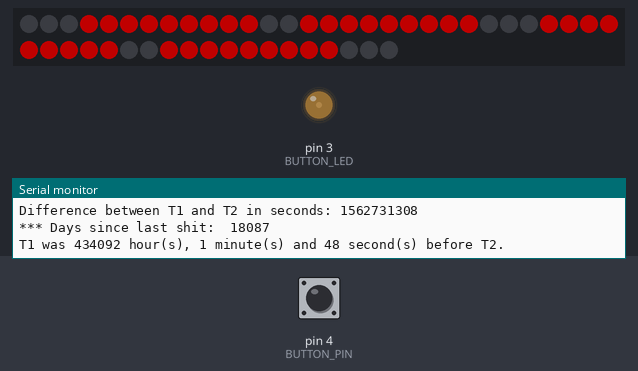
Bench run of a program on a simulated Arduino Nano, built with avr-gcc and run on an emulated ATmega328P. Parts: 49 RGB LEDs in strip order, left to right, continuing on the next row, output pins drawn as LEDs (lit = HIGH), the last lines printed to the serial monitor. Inputs (shaded band) come from the test bench; at power-on: pin 4 (BUTTON_PIN) HIGH. Dim RGB values are drawn brighter than linear; the local clock reads 2024-03-15 10:24:30 at power-on unless the program sets it; EEPROM starts erased.

Above: at 1.2 s.
1.3 s: pin 4 (BUTTON_PIN) pulled LOW for 0.15 s
At 1.71 s:
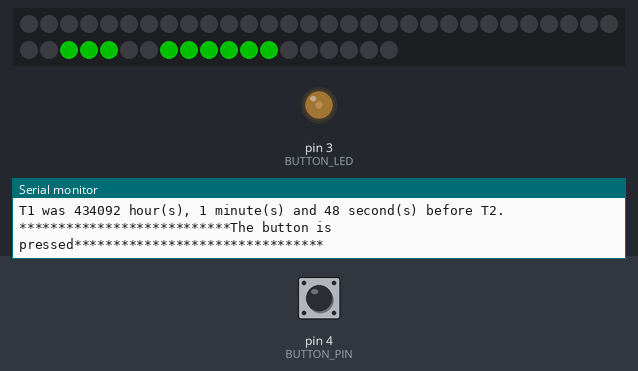
At 2.95 s:
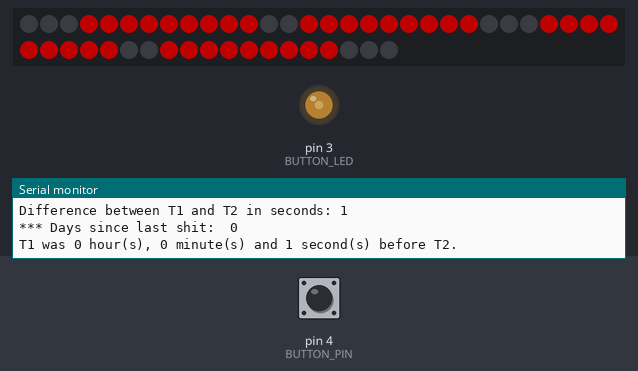
Timing chart, 0 to 13.6 s (numbered marks = the images above; inputs shaded):
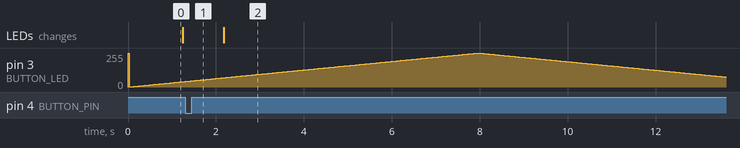

Measured:
- after the input at 1.3 s, the LEDs: change after 0.88 s (image 2)
- by itself, pin 3 (BUTTON_LED): rises from 41/255 to 255/255 in 6.6 s, then falls to 75/255 in 5.6 s

The program:

main.cpp
```cpp
#include <Arduino.h>
#include <virtuabotixRTC.h>
#include <TimeLib.h>
#include <EEPROM.h>
#include <ezButton.h>
#include <FastLED.h>


/*
Pins usage
D4: Button
D5: LEDS
D6: RTC Clk
D7: RTC Data
D8: RTC Rst

*/

// How many leds in your strip?
#define NUM_LEDS  49

// For led chips like Neopixels, which have a data line, ground, and power, you just
// need to define DATA_PIN.  For led chipsets that are SPI based (four wires - data, clock,
// ground, and power), like the LPD8806, define both DATA_PIN and CLOCK_PIN
#define BUTTON_LED 3
#define BUTTON_PIN 4
#define LED_DATA_PIN 5
#define RTC_Clk 6
#define RTC_Rst 7
#define RTC_Data 8


// Define the array of leds
CRGB leds[NUM_LEDS];

int r = 0;
int g = 0;
int b = 0;


/***  RTC Shit ***/
ezButton button(BUTTON_PIN);  // create ezButton object that attach to pin 7;

#define one_day 86400  //1 day has 86400s
int since_days = 0;
int old_since_days = -99;

// Creation of the Real Time Clock Object
// virtuabotixRTC(uint8_t inSCLK, uint8_t inIO, uint8_t inC_E);
virtuabotixRTC myRTC(RTC_Clk, RTC_Data, RTC_Rst);

tmElements_t T1;
tmElements_t T2;

/** the current address in the EEPROM (i.e. which byte we're going to write to next) **/
int addr = 0;


void setup() {
  Serial.begin(115200);
  Serial.println("resetting");
  FastLED.addLeds<WS2812, LED_DATA_PIN , GRB>(leds, NUM_LEDS);
  FastLED.setBrightness(84);

   myRTC.updateTime();

  T1.Hour = myRTC.hours;
  T1.Minute = myRTC.minutes;
  T1.Second = myRTC.seconds;
  T1.Day = myRTC.dayofmonth;
  T1.Month = myRTC.month;
  T1.Year = myRTC.year - 1970; // because Year is offset from 1970

/*
    //Uncomment this block to update the date-time
    // Set the current date, and time in the following format:
    // seconds, minutes, hours, day of the week, day of the month, month, year
    myRTC.setDS1302Time(00, 12, 15, 6, 13, 10, 2023);
    myRTC.updateTime();
    EEPROM.put(addr, T1); // EEPROM.put(eeAddress, customVar);
*/

  button.setDebounceTime(50); // set debounce time to 50 milliseconds
  pinMode(BUTTON_LED, OUTPUT);
  digitalWrite(BUTTON_LED, true);
}

//void fadeall() { for(int i = INILED; i < ENDLED; i++) { leds[i].nscale8(250); } }

void calculateRedToGreen(int value) {
  // Ensure the input value is within the range 0-99
  value = constrain(value, 0, 99);

  // Calculate the red, green, and blue components based on the input value
  if (value <= 49) {
    // Transition from red to blue
    r = map(value, 0, 49, 255, 0);
    g = 0;
    b = map(value, 0, 49, 0, 255);
  } else {
    // Transition from blue to green
    r = 0;
    g = map(value, 50, 99, 0, 255);
    b = map(value, 50, 99, 255, 0);
  }
}

void writeSegment(int start_led, int end_led)
{
  for (int i = start_led; i < end_led; i++) {
    leds[i].setRGB(r, g, b);
  }
}


void Units (int i) {
/*
   See how the segments of a 7-seg display are named
   Units Display
   A2 40-43
   B2 37-40
   C2 32-35
   D2 29-32
   E2 26-29
   F2 43-46
   G2 46-49
*/
  switch (i) {
    case 0:
      writeSegment(40, 43); //Segment A
      writeSegment(37, 40); //Segment B
      writeSegment(32, 35); //Segment C
      writeSegment(29, 32); //Segment D
      writeSegment(26, 29); //Segment E
      writeSegment(43, 46); //Segment F

      break;

    case 1:
      writeSegment(37, 40); //Segment B
      writeSegment(32, 35); //Segment C
      break;

    case 2:
      writeSegment(40, 43); //Segment A
      writeSegment(37, 40); //Segment B
      writeSegment(29, 32); //Segment D
      writeSegment(26, 29); //Segment E
      writeSegment(46, 49); //Segment G
      break;

    case 3:
      writeSegment(40, 43); //Segment A
      writeSegment(37, 40); //Segment B
      writeSegment(32, 35); //Segment C
      writeSegment(29, 32); //Segment D

      writeSegment(46, 49); //Segment G
      break;

    case 4:
      writeSegment(37, 40); //Segment B
      writeSegment(32, 35); //Segment C
      writeSegment(43, 46); //Segment F
      writeSegment(46, 49); //Segment G
      break;

    case 5:
      writeSegment(40, 43); //Segment A
      writeSegment(32, 35); //Segment C
      writeSegment(29, 32); //Segment D
      writeSegment(43, 46); //Segment F
      writeSegment(46, 49); //Segment G
      break;

    case 6:
      writeSegment(40, 43); //Segment A
      writeSegment(32, 35); //Segment C
      writeSegment(29, 32); //Segment D
      writeSegment(26, 29); //Segment E
      writeSegment(43, 46); //Segment F
      writeSegment(46, 49); //Segment G
      break;

    case 7:
      writeSegment(40, 43); //Segment A
      writeSegment(37, 40); //Segment B
      writeSegment(32, 35); //Segment C
      break;

    case 8:
      writeSegment(40, 43); //Segment A
      writeSegment(37, 40); //Segment B
      writeSegment(32, 35); //Segment C
      writeSegment(29, 32); //Segment D
      writeSegment(26, 29); //Segment E
      writeSegment(43, 46); //Segment F
      writeSegment(46, 49); //Segment G
      break;

    case 9:
      writeSegment(40, 43); //Segment A
      writeSegment(37, 40); //Segment B
      writeSegment(32, 35); //Segment C
      writeSegment(29, 32); //Segment D
      writeSegment(43, 46); //Segment F
      writeSegment(46, 49); //Segment G
      break;

    case 99:
      r = 0;
      g = 0;
      b = 0;
      writeSegment(40, 43); //Segment A
      writeSegment(37, 40); //Segment B
      writeSegment(32, 35); //Segment C
      writeSegment(29, 32); //Segment D
      writeSegment(26, 29); //Segment E
      writeSegment(43, 46); //Segment F
      writeSegment(46, 49); //Segment G
      break;
  }//switch
}


void Tens (int i) {
/*
   See how the segments of a 7-seg display are named
   10ths display:
   A1 6-9
   B1 3-6
   C1 20-23
   D1 17-20
   E1 14-17
   F1 9-12
   G1 0-3
*/

  switch (i) {
    case 0:
      writeSegment(6, 9); //Segment A
      writeSegment(3, 6); //Segment B
      writeSegment(20, 23); //Segment C
      writeSegment(17, 20); //Segment D
      writeSegment(14, 17); //Segment E
      writeSegment(9, 12); //Segment F
      break;

    case 1:
      writeSegment(3, 6); //Segment B
      writeSegment(20, 23); //Segment C
      break;

    case 2:
      writeSegment(6, 9); //Segment A
      writeSegment(3, 6); //Segment B
      writeSegment(17, 20); //Segment D
      writeSegment(14, 17); //Segment E
      writeSegment(0, 3); //Segment G
      break;

    case 3:
      writeSegment(6, 9); //Segment A
      writeSegment(3, 6); //Segment B
      writeSegment(20, 23); //Segment C
      writeSegment(17, 20); //Segment D
      writeSegment(0, 3); //Segment G
      break;

    case 4:
      writeSegment(3, 6); //Segment B
      writeSegment(20, 23); //Segment C
      writeSegment(9, 12); //Segment F
      writeSegment(0, 3); //Segment G
      break;

    case 5:
      writeSegment(6, 9); //Segment A
      writeSegment(20, 23); //Segment C
      writeSegment(17, 20); //Segment D
      writeSegment(9, 12); //Segment F
      writeSegment(0, 3); //Segment G
      break;

    case 6:
      writeSegment(6, 9); //Segment A
      writeSegment(20, 23); //Segment C
      writeSegment(17, 20); //Segment D
      writeSegment(14, 17); //Segment E
      writeSegment(9, 12); //Segment F
      writeSegment(0, 3); //Segment G
      break;

    case 7:
      writeSegment(6, 9); //Segment A
      writeSegment(3, 6); //Segment B
      writeSegment(20, 23); //Segment C
      break;

    case 8:
      writeSegment(6, 9); //Segment A
      writeSegment(3, 6); //Segment B
      writeSegment(20, 23); //Segment C
      writeSegment(17, 20); //Segment D
      writeSegment(14, 17); //Segment E
      writeSegment(9, 12); //Segment F
      writeSegment(0, 3); //Segment G
      break;

    case 9:
      writeSegment(6, 9); //Segment A
      writeSegment(3, 6); //Segment B
      writeSegment(20, 23); //Segment C
      writeSegment(17, 20); //Segment D
      writeSegment(9, 12); //Segment F
      writeSegment(0, 3); //Segment G
      break;

    case 99:
      r = 0;
      g = 0;
      b = 0;
      writeSegment(6, 9); //Segment A
      writeSegment(3, 6); //Segment B
      writeSegment(20, 23); //Segment C
      writeSegment(17, 20); //Segment D
      writeSegment(14, 17); //Segment E
      writeSegment(9, 12); //Segment F
      writeSegment(0, 3); //Segment G
      break;
  }//switch
}

void Sender (int num)
{
  int tens = int(num / 10.0);
  int units = num - tens * 10;
  Units(99);
  Tens(99);
  FastLED.show();
  calculateRedToGreen(num);
  Units(units);
  Tens(tens);
  FastLED.show();
}

/***RTC Function***/
void compute_RTC(void)
{
// This allows for the update of variables for time or accessing the individual elements.
  myRTC.updateTime();
  // get T2
  T2.Hour = myRTC.hours;
  T2.Minute = myRTC.minutes;
  T2.Second = myRTC.seconds;
  T2.Day = myRTC.dayofmonth;
  T2.Month = myRTC.month;
  T2.Year = myRTC.year - 1970; // because Year is offset from 1970

  /*
    // Start printing elements as individuals
    Serial.print("Current Date / Time: ");
    Serial.print(myRTC.dayofmonth);
    Serial.print("/");
    Serial.print(myRTC.month);
    Serial.print("/");
    Serial.print(myRTC.year);
    Serial.print("  ");
    Serial.print(myRTC.hours);
    Serial.print(":");
    Serial.print(myRTC.minutes);
    Serial.print(":");
    Serial.println(myRTC.seconds);
  */

  // Test EPROM get fcn
  EEPROM.get(0, T1); // EEPROM.get(eeAddress, customVar);
  // convert T1 and T2 to seconds since 1/1/1970
  time_t T1sec = makeTime( T1 );
  time_t T2sec = makeTime( T2 );
  Serial.print( "T1 in seconds since 1970: " );
  Serial.println( T1sec );
  Serial.print( "T2 in seconds since 1970: " );
  Serial.println( T2sec );

  // differences in seconds
  int32_t diff = T2sec - T1sec;
  Serial.print( "Difference between T1 and T2 in seconds: " );
  Serial.println( diff );

  since_days = int(diff / one_day);
  Serial.print( "*** Days since last shit:  " );
  Serial.println( since_days );

  // show difference in hours, minutes and seconds
  uint32_t hours = diff / 3600;
  uint8_t minutes = (diff / 60) % 60;
  uint8_t seconds = diff % 60;
  Serial.print( "T1 was " );
  Serial.print( hours );
  Serial.print( " hour(s), " );
  Serial.print( minutes );
  Serial.print( " minute(s) and " );
  Serial.print( seconds );
  Serial.println( " second(s) before T2." );
 }

 void isButtonPressed (void){
  button.loop(); // MUST call the loop() function first
  if (button.isPressed())
  {
    Serial.println("***************************The button is pressed********************************");
    myRTC.updateTime();

    T1.Hour = myRTC.hours;
    T1.Minute = myRTC.minutes;
    T1.Second = myRTC.seconds;
    T1.Day = myRTC.dayofmonth;
    T1.Month = myRTC.month;
    T1.Year = myRTC.year - 1970; // because Year is offset from 1970
    EEPROM.put(addr, T1); // EEPROM.put(eeAddress, customVar);
    button.setDebounceTime(50); // set debounce time to 50 milliseconds
  }
 }


#define  fadeDelay 30
long double last_delay = millis();
int brightness = 0;
bool toggle =  true;

void fade() {
  // Fade in
  if (toggle)
  {
    brightness ++;
    if (brightness >= 255) toggle = false;

  }


  else{
    brightness --;
    if (brightness <= 0)
    {
      toggle = true;
      brightness = -40; //just to keep it a bit more time off
    }

  }
  if (brightness>0) analogWrite(BUTTON_LED, brightness);
}


long double last_synch = millis();
#define synch_time 1000


void loop() {

    if (millis() - last_synch > synch_time){
        last_synch = millis();
        compute_RTC(); // Computes the difference between the last time when the button was pressed and the current time
    }

    if (millis() - last_delay > fadeDelay){
        last_delay = millis();
        fade();
    }

    isButtonPressed();  //Check if button is pressed if so, store the new time
    if (old_since_days != since_days){
      Sender(since_days); //display the number of days
      old_since_days = since_days ;
    }


}
```
